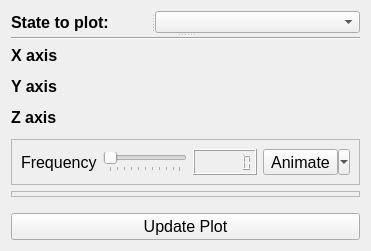
     <widget class="QWidget" name="plot3d_tab">
      <property name="sizePolicy">
       <sizepolicy hsizetype="Expanding" vsizetype="Expanding">
        <horstretch>1</horstretch>
        <verstretch>1</verstretch>
       </sizepolicy>
      </property>
      <attribute name="title">
       <string>3D Grid</string>
      </attribute>
      <attribute name="toolTip">
       <string>Plot a three-dimensional surface of selected results</string>
      </attribute>
      <layout class="QVBoxLayout" name="verticalLayout" stretch="0,0,0,0,0,0,0,0,0,0,0">
       <item>
        <widget class="QSplitter" name="splitter_4">
         <property name="orientation">
          <enum>Qt::Orientation::Vertical</enum>
         </property>
         <widget class="QSplitter" name="splitter_8">
          <property name="orientation">
           <enum>Qt::Orientation::Horizontal</enum>
          </property>
          <widget class="QLabel" name="plot_state_grid3D_l">
           <property name="sizePolicy">
            <sizepolicy hsizetype="Expanding" vsizetype="Expanding">
             <horstretch>1</horstretch>
             <verstretch>1</verstretch>
            </sizepolicy>
           </property>
           <property name="font">
            <font>
             <pointsize>12</pointsize>
             <bold>true</bold>
             <strikeout>false</strikeout>
             <kerning>false</kerning>
            </font>
           </property>
           <property name="text">
            <string>State to plot:</string>
           </property>
          </widget>
          <widget class="QComboBox" name="plot_state_grid3D">
           <property name="sizePolicy">
            <sizepolicy hsizetype="Expanding" vsizetype="Fixed">
             <horstretch>2</horstretch>
             <verstretch>1</verstretch>
            </sizepolicy>
           </property>
          </widget>
         </widget>
         <widget class="Line" name="line">
          <property name="orientation">
           <enum>Qt::Orientation::Horizontal</enum>
          </property>
         </widget>
        </widget>
       </item>
       <item>
        <widget class="QLabel" name="xAxis_l">
         <property name="font">
          <font>
           <pointsize>12</pointsize>
           <bold>true</bold>
           <strikeout>false</strikeout>
           <kerning>true</kerning>
          </font>
         </property>
         <property name="text">
          <string>X axis</string>
         </property>
        </widget>
       </item>
       <item>
        <widget class="variable_from_to_scale_widget" name="xAxisGridPlotOptions">
         <property name="sizePolicy">
          <sizepolicy hsizetype="Expanding" vsizetype="Expanding">
           <horstretch>1</horstretch>
           <verstretch>1</verstretch>
          </sizepolicy>
         </property>
         <property name="focusPolicy">
          <enum>Qt::FocusPolicy::TabFocus</enum>
         </property>
         <property name="frameShape">
          <enum>QFrame::Shape::StyledPanel</enum>
         </property>
         <property name="frameShadow">
          <enum>QFrame::Shadow::Raised</enum>
         </property>
         <property name="toEntryDefault" stdset="0">
          <double>0.000000000000000</double>
         </property>
         <property name="fromEntryDefault" stdset="0">
          <double>1.000000000000000</double>
         </property>
         <property name="variableMax" stdset="0">
          <double>10000000.000000000000000</double>
         </property>
         <property name="variableMin" stdset="0">
          <double>-10000000.000000000000000</double>
         </property>
         <property name="variableDecimals" stdset="0">
          <double>10.000000000000000</double>
         </property>
         <property name="varDdItems" stdset="0">
          <stringlist>
           <string>Parameter 1</string>
          </stringlist>
         </property>
        </widget>
       </item>
       <item>
        <widget class="QLabel" name="yAxis_l">
         <property name="sizePolicy">
          <sizepolicy hsizetype="Preferred" vsizetype="Preferred">
           <horstretch>1</horstretch>
           <verstretch>0</verstretch>
          </sizepolicy>
         </property>
         <property name="font">
          <font>
           <pointsize>12</pointsize>
           <bold>true</bold>
           <strikeout>false</strikeout>
           <kerning>true</kerning>
          </font>
         </property>
         <property name="text">
          <string>Y axis</string>
         </property>
        </widget>
       </item>
       <item>
        <widget class="variable_from_to_scale_widget" name="yAxisGridPlotOptions">
         <property name="sizePolicy">
          <sizepolicy hsizetype="Expanding" vsizetype="Expanding">
           <horstretch>1</horstretch>
           <verstretch>1</verstretch>
          </sizepolicy>
         </property>
         <property name="focusPolicy">
          <enum>Qt::FocusPolicy::TabFocus</enum>
         </property>
         <property name="frameShape">
          <enum>QFrame::Shape::StyledPanel</enum>
         </property>
         <property name="frameShadow">
          <enum>QFrame::Shadow::Raised</enum>
         </property>
         <property name="toEntryDefault" stdset="0">
          <double>1.000000000000000</double>
         </property>
         <property name="fromEntryDefault" stdset="0">
          <double>1.000000000000000</double>
         </property>
         <property name="variableMax" stdset="0">
          <double>10000000.000000000000000</double>
         </property>
         <property name="variableMin" stdset="0">
          <double>-10000000.000000000000000</double>
         </property>
         <property name="variableDecimals" stdset="0">
          <double>10.000000000000000</double>
         </property>
         <property name="varDdItems" stdset="0">
          <stringlist>
           <string>Parameter 2</string>
          </stringlist>
         </property>
        </widget>
       </item>
       <item>
        <widget class="QLabel" name="zAxis_l">
         <property name="font">
          <font>
           <pointsize>12</pointsize>
           <bold>true</bold>
           <strikeout>false</strikeout>
           <kerning>true</kerning>
          </font>
         </property>
         <property name="text">
          <string>Z axis</string>
         </property>
        </widget>
       </item>
       <item>
        <widget class="variable_from_to_scale_widget" name="zAxisGridPlotOptions">
         <property name="sizePolicy">
          <sizepolicy hsizetype="Expanding" vsizetype="Expanding">
           <horstretch>1</horstretch>
           <verstretch>1</verstretch>
          </sizepolicy>
         </property>
         <property name="focusPolicy">
          <enum>Qt::FocusPolicy::TabFocus</enum>
         </property>
         <property name="frameShape">
          <enum>QFrame::Shape::StyledPanel</enum>
         </property>
         <property name="frameShadow">
          <enum>QFrame::Shadow::Raised</enum>
         </property>
         <property name="toEntryDefault" stdset="0">
          <double>0.000000000000000</double>
         </property>
         <property name="fromEntryDefault" stdset="0">
          <double>1.000000000000000</double>
         </property>
         <property name="variableMax" stdset="0">
          <double>10000000.000000000000000</double>
         </property>
         <property name="variableMin" stdset="0">
          <double>-10000000.000000000000000</double>
         </property>
         <property name="variableDecimals" stdset="0">
          <double>10.000000000000000</double>
         </property>
         <property name="varDdItems" stdset="0">
          <stringlist>
           <string>PSD</string>
           <string>FFT Phase</string>
           <string>Amplitude</string>
          </stringlist>
         </property>
        </widget>
       </item>
       <item>
        <widget class="QFrame" name="freqSelect_f">
         <property name="font">
          <font>
           <pointsize>12</pointsize>
           <strikeout>false</strikeout>
           <kerning>true</kerning>
          </font>
         </property>
         <property name="frameShape">
          <enum>QFrame::Shape::StyledPanel</enum>
         </property>
         <property name="frameShadow">
          <enum>QFrame::Shadow::Raised</enum>
         </property>
         <layout class="QHBoxLayout" name="horizontalLayout">
          <item>
           <widget class="QLabel" name="frequency_l">
            <property name="font">
             <font>
              <pointsize>12</pointsize>
              <strikeout>false</strikeout>
              <kerning>true</kerning>
             </font>
            </property>
            <property name="text">
             <string>Frequency</string>
            </property>
           </widget>
          </item>
          <item>
           <widget class="QSlider" name="frequency_slider">
            <property name="orientation">
             <enum>Qt::Orientation::Horizontal</enum>
            </property>
            <property name="tickPosition">
             <enum>QSlider::TickPosition::TicksBelow</enum>
            </property>
           </widget>
          </item>
          <item>
           <widget class="QLCDNumber" name="currentFrequency_l">
            <property name="font">
             <font>
              <pointsize>16</pointsize>
              <bold>true</bold>
              <strikeout>false</strikeout>
              <kerning>true</kerning>
             </font>
            </property>
            <property name="smallDecimalPoint">
             <bool>true</bool>
            </property>
            <property name="digitCount">
             <number>6</number>
            </property>
            <property name="value" stdset="0">
             <double>0.000000000000000</double>
            </property>
           </widget>
          </item>
          <item>
           <widget class="QToolButton" name="freqAnimateGrid3d_b">
            <property name="text">
             <string>Animate</string>
            </property>
            <property name="popupMode">
             <enum>QToolButton::ToolButtonPopupMode::MenuButtonPopup</enum>
            </property>
            <property name="toolButtonStyle">
             <enum>Qt::ToolButtonStyle::ToolButtonTextBesideIcon</enum>
            </property>
            <property name="autoRaise">
             <bool>false</bool>
            </property>
            <property name="arrowType">
             <enum>Qt::ArrowType::NoArrow</enum>
            </property>
           </widget>
          </item>
         </layout>
        </widget>
       </item>
       <item>
        <widget class="QFrame" name="plotCommands_f">
         <property name="frameShape">
          <enum>QFrame::Shape::StyledPanel</enum>
         </property>
         <property name="frameShadow">
          <enum>QFrame::Shadow::Raised</enum>
         </property>
         <layout class="QHBoxLayout" name="horizontalLayout_3">
          <property name="topMargin">
           <number>2</number>
          </property>
          <property name="bottomMargin">
           <number>2</number>
          </property>
         </layout>
        </widget>
       </item>
       <item>
        <spacer name="verticalSpacer_3">
         <property name="orientation">
          <enum>Qt::Orientation::Vertical</enum>
         </property>
         <property name="sizeType">
          <enum>QSizePolicy::Policy::Expanding</enum>
         </property>
         <property name="sizeHint" stdset="0">
          <size>
           <width>20</width>
           <height>10</height>
          </size>
         </property>
        </spacer>
       </item>
       <item>
        <widget class="QPushButton" name="updatePlot_button">
         <property name="font">
          <font>
           <pointsize>12</pointsize>
           <strikeout>false</strikeout>
           <kerning>true</kerning>
          </font>
         </property>
         <property name="text">
          <string>Update Plot</string>
         </property>
        </widget>
       </item>
      </layout>
     </widget>
